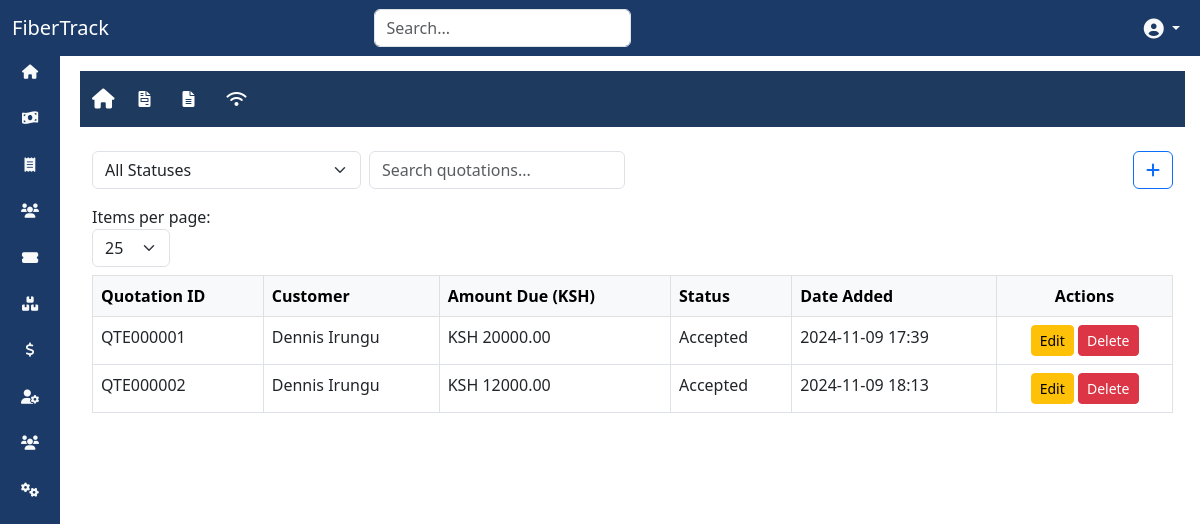
/billing/quotations/ (signed in), run on the app's committed database.
### billing/models.py (models this page shows, shortened)
class Quotation(models.Model):
    quotation_id = models.CharField(max_length=20, unique=True, blank=True, editable=False)
    customer = models.ForeignKey('customers.Customer', on_delete=models.CASCADE, to_field='customer_id')
    amount_due = models.DecimalField(max_digits=10, decimal_places=2, default=0)
    status = models.CharField(
        max_length=10,
        choices=[('pending', 'Pending'), ('accepted', 'Accepted'), ('rejected', 'Rejected')],
        default='pending'
    )
    time_added = models.DateTimeField(auto_now_add=True)

### customers/models.py (models this page shows, shortened)
class Customer(models.Model):
    customer_id = models.CharField(max_length=20, unique=True, blank=True)  # Auto-generated field
    first_name = models.CharField(max_length=255)
    last_name = models.CharField(max_length=255)
    contact_number = models.CharField(max_length=20, blank=True, null=True)
    email = models.EmailField(blank=True, null=True)
    pppoe_username = models.CharField(max_length=50, blank=True)  # Can be autogenerated or manually adjusted
    pppoe_password = models.CharField(max_length=50, blank=True)  # Can be autogenerated or manually adjusted
    billing_address = models.TextField(blank=True, null=True)
    latitude = models.DecimalField(max_digits=9, decimal_places=6, blank=True, null=True)
    longitude = models.DecimalField(max_digits=9, decimal_places=6, blank=True, null=True)
    date_created = models.DateTimeField(auto_now_add=True)
    account_balance = models.DecimalField(max_digits=10, decimal_places=2, default=0)
    credit = models.DecimalField(max_digits=10, decimal_places=2, default=0)
    outstanding_amount = models.DecimalField(max_digits=10, decimal_places=2, default=0)

### billing/views.py (the view)
# urls.py: path('quotations/', QuotationListView.as_view(), name='quotation_list'),
class QuotationListView(LoginRequiredMixin, ListView):
    model = Quotation
    template_name = 'billing/quotation_list.html'
    login_url = '/auth_app/login/'
    def get_queryset(self):
        queryset = super().get_queryset()
        query = self.request.GET.get('q')
        if query:
            queryset = queryset.filter(
                Q(customer__first_name__icontains=query) |
                Q(customer__last_name__icontains=query) |
                Q(id__icontains=query)
            )
        status = self.request.GET.get('status')
        if status and status != 'all':
            queryset = queryset.filter(status=status)
        sort_by = self.request.GET.get('sort_by', 'id')
        sort_order = self.request.GET.get('sort_order', 'asc')
        if sort_order == 'desc':
            sort_by = f'-{sort_by}'
        queryset = queryset.order_by(sort_by)
        return queryset
    def get_context_data(self, **kwargs):
        context = super().get_context_data(**kwargs)
        context['query'] = self.request.GET.get('q', '')
        context['status_filter'] = self.request.GET.get('status', 'all')
        context['sort_by'] = self.request.GET.get('sort_by', 'id')
        context['sort_order'] = self.request.GET.get('sort_order', 'asc')
        return context

### billing/templates/billing/quotation_list.html (shortened to what this page needs)
{% extends "base.html" %}
{% block content %}
{% include 'billing/billing_navbar.html' %}
<div class="container mt-4">
    <div class="d-flex justify-content-between align-items-center mb-3">
        <form method="get" class="d-flex w-50">
            <select name="status" class="form-select me-2" onchange="this.form.submit()">
                <option value="all" {% if status_filter == 'all' %}selected{% endif %}>All Statuses</option>
            </select>
            <input type="text" name="q" class="form-control me-2" placeholder="Search quotations..." value="{{ query }}" oninput="this.form.submit()">
        </form>
         <a class="btn btn-outline-primary" href="{% url 'select_customer' %}" title="Create new quotation">
                <i class="fas fa-plus"></i>
            </a>
    </div>
    <div class="mb-2">
        <label for="perPage" class="me-2">Items per page:</label>
        <select id="perPage" class="form-select w-auto" onchange="updatePagination()">
            <option value="25" {% if per_page == 25 %}selected{% endif %}>25</option>
        </select>
    </div>
    <div class="table-responsive">
        <table class="table table-bordered table-hover">
            <thead class="table-light">
                <tr>
                    <th>Quotation ID</th>
                    <th>Customer</th>
                    <th>Amount Due (KSH)</th>
                    <th>Status</th>
                    <th>Date Added</th>
                    <th class="text-center">Actions</th>
                </tr>
            </thead>
            <tbody id="quotationTableBody">
                {% for quotation in object_list %}
                <tr class="clickable-row" data-href="{% url 'quotation_detail' quotation.quotation_id %}">
                    <td>{{ quotation.quotation_id }}</td>
                    <td>{{ quotation.customer.first_name }} {{ quotation.customer.last_name }}</td>
                    <td>KSH {{ quotation.amount_due }}</td>
                    <td>{{ quotation.get_status_display }}</td>
                    <td>{{ quotation.time_added|date:"Y-m-d H:i" }}</td>
                    <td class="text-center">
                        <a href="{% url 'quotation_update' quotation.quotation_id %}" class="btn btn-warning btn-sm">Edit</a>
                        <button type="button" class="btn btn-danger btn-sm" data-bs-toggle="modal" data-bs-target="#deleteQuotationModal{{ quotation.quotation_id }}">Delete</button>
                    </td>
                </tr>
                {% empty %}
                <tr>
                    <td colspan="6" class="text-center">No quotations found.</td>
                </tr>
                {% endfor %}
            </tbody>
        </table>
    </div>
</div>
{% endblock %}

### static/css/style.css (style rules this page uses)
:root { --dark-blue: #1b3a67; --dark-red: #8b0000; --light-gray: #f8f9fa; }
body { background-color: var(--light-gray); }
form input, form select, form textarea { border: 1px solid #ced4da; border-radius: 5px; padding: 10px; box-shadow: none; transition: border-color 0.3s ease, box-shadow 0.3s ease; }
button { border-radius: 5px; transition: all 0.3s ease; }

### data on the page
Quotation: quotation_id "QTE000001", customer.first_name "Dennis", customer.last_name "Irungu", amount_due "20000.00", status "Accepted", time_added "2024-11-09 17:39"
Quotation: quotation_id "QTE000002", customer.first_name "Dennis", customer.last_name "Irungu", amount_due "12000.00", status "Accepted", time_added "2024-11-09 18:13"
